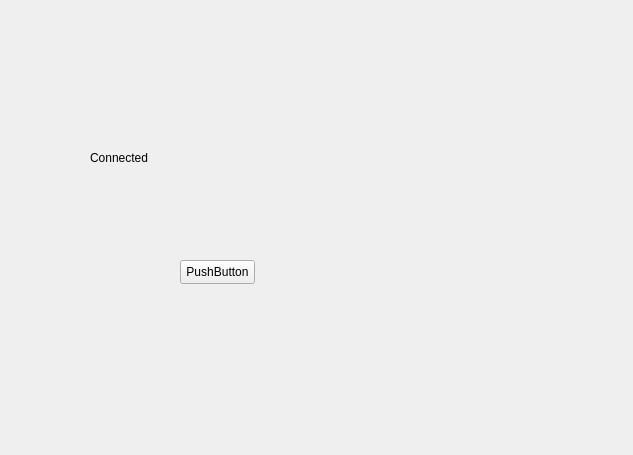
<?xml version="1.0" encoding="UTF-8"?>
<ui version="4.0">
 <class>Widget</class>
 <widget class="QWidget" name="Widget">
  <property name="geometry">
   <rect>
    <x>0</x>
    <y>0</y>
    <width>633</width>
    <height>455</height>
   </rect>
  </property>
  <property name="windowTitle">
   <string>Widget</string>
  </property>
  <widget class="QPushButton" name="pushButton">
   <property name="geometry">
    <rect>
     <x>180</x>
     <y>260</y>
     <width>75</width>
     <height>24</height>
    </rect>
   </property>
   <property name="text">
    <string>PushButton</string>
   </property>
  </widget>
  <widget class="QLabel" name="label">
   <property name="geometry">
    <rect>
     <x>90</x>
     <y>150</y>
     <width>71</width>
     <height>16</height>
    </rect>
   </property>
   <property name="text">
    <string>Connected</string>
   </property>
  </widget>
 </widget>
 <resources/>
 <connections/>
</ui>
